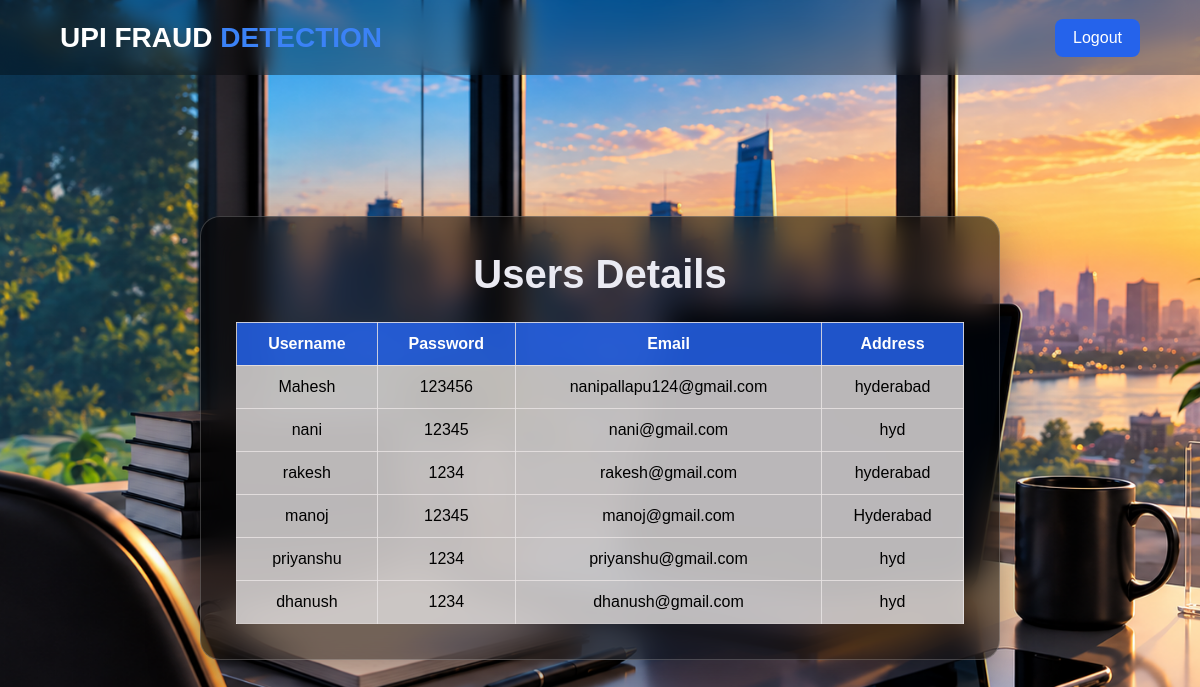
The app's page /userdetails/ with its own data.
### users/models.py (models this page shows)
class Reg_Details(models.Model):
    name = models.CharField(max_length=30)
    password = models.CharField(max_length=20)
    email = models.EmailField(max_length=30)
    address = models.CharField(max_length=30)

### admins/views.py (the view)
# urls.py: path('userdetails/', views_users.userdetails, name="userdetails"),
def userdetails(request):
    users = Reg_Details.objects.all()
    return render(
    request,
    "user_details.html",
    {"users": users}
)

### templates/user_details.html (shortened to what this page needs)
{% load static %}
<nav class="navbar">
    <a href="{% url 'home' %}" class="logo">
        UPI FRAUD <span>DETECTION</span>
    </a>
    <div class="nav-links">
        <a href="{% url 'logout' %}" class="nav-btn">Logout</a>
    </div>
</nav>
<div class="login-wrapper">
    <div class="login-card">
        <h1>Users Details</h1>
        <table>
            <tr>
                <th>Username</th>
                <th>Password</th>
                <th>Email</th>
                <th>Address</th>
            </tr>
            {% for user in users %}
            <tr>
                <td>{{ user.name }}</td>
                <td>{{ user.password }}</td>
                <td>{{ user.email }}</td>
                <td>{{ user.address }}</td>
            </tr>
            {% endfor %}
        </table>
    </div>
</div>

### records on screen
Reg_Details: name "Mahesh", password "123456", email "nanipallapu124@gmail.com", address "hyderabad"
Reg_Details: name "nani", password "12345", email "nani@gmail.com", address "hyd"
Reg_Details: name "rakesh", password "1234", email "rakesh@gmail.com", address "hyderabad"
Reg_Details: name "manoj", password "12345", email "manoj@gmail.com", address "Hyderabad"
Reg_Details: name "priyanshu", password "1234", email "priyanshu@gmail.com", address "hyd"
Reg_Details: name "dhanush", password "1234", email "dhanush@gmail.com", address "hyd"
